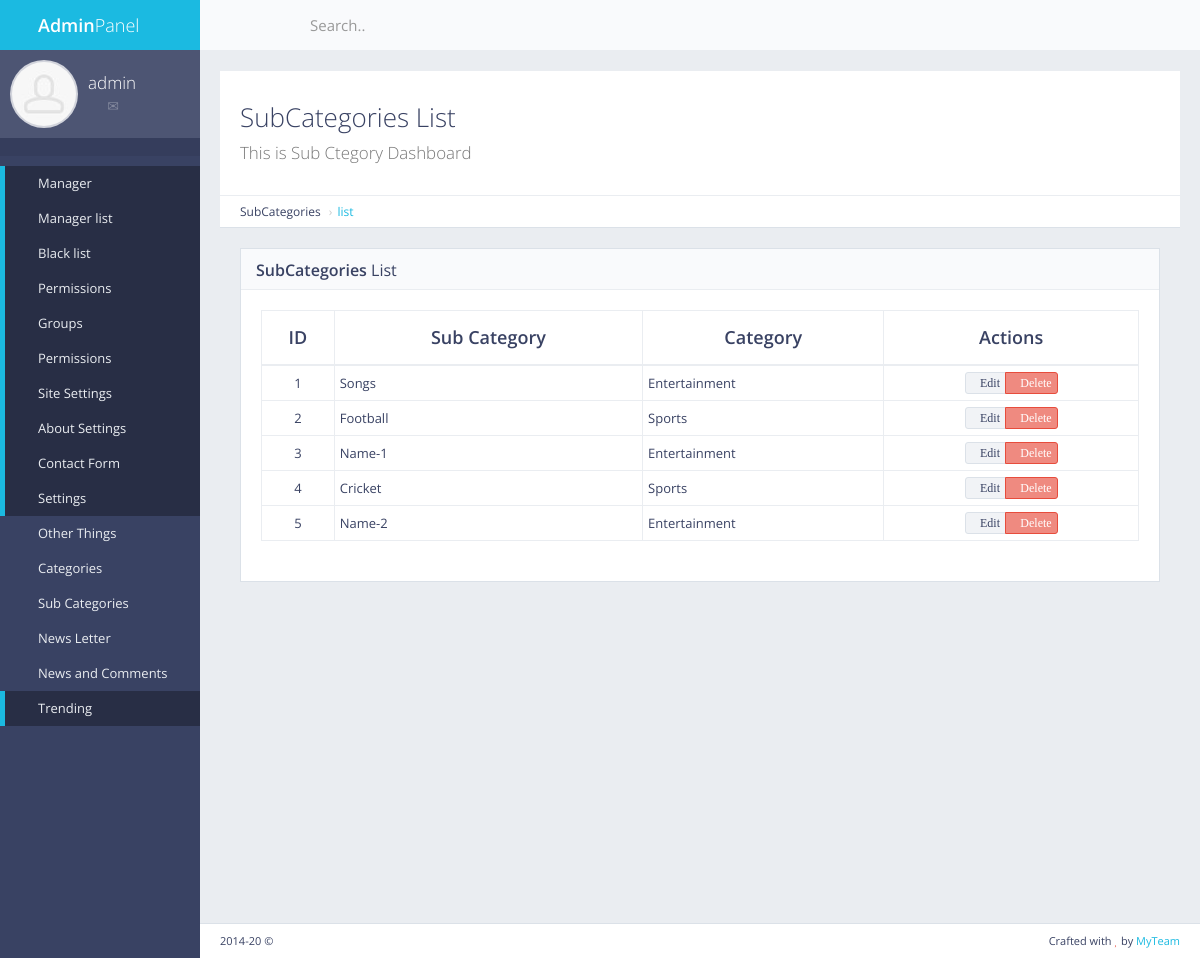
The app's page /panel/subcategories/list/ (signed in) with its own data.
### subcat/models.py (models this page shows, shortened)
class SubCat(models.Model):
    name = models.CharField(max_length=250)
    catname = models.CharField(max_length=250)
    catid = models.IntegerField()

### subcat/views.py (the view)
# urls.py: path('panel/subcategories/list/', views.subcat_list, name='subcat_list'),
def subcat_list(request):
    if not request.user.is_authenticated:
        return redirect('mylogin')
    subcat = SubCat.objects.all()
    return render(request, 'back/subcat_list.html', {'subcat':subcat})

### myapp/templatetags/extra_auth.py (called while the page is built)
@register.filter(name="has_group")
def has_group(user, group_name):
    return user.groups.filter(name=group_name).exists()

### myapp/templates/back/subcat_list.html (shortened to what this page needs)
{% extends "back/master.html" %}
{% load static%}
{% block mainblock %}
    <div id="page-content">
        <div class="content-header">
            <div class="header-section">
                <h1>
                    <i class="fa fa-table"></i>SubCategories List<br><small>This is Sub Ctegory Dashboard</small>
                </h1>
            </div>
        </div>
        <ul class="breadcrumb breadcrumb-top">
            <li>SubCategories</li>
            <li><a href="/panel/categories/list/">list</a></li>
        </ul>
        <div class="block full">
            <div class="block-title">
                <h2><strong>SubCategories</strong> List</h2>
            </div>
            <div class="table-responsive">
                <table id="example-datatable" class="table table-vcenter table-condensed table-bordered">
                    <thead>
                    <tr>
                        <th class="text-center">ID</th>
                        <th class="text-center">Sub Category</th>
                        <th class="text-center">Category</th>
                        <th class="text-center">Actions</th>
                    </tr>
                    </thead>
                    <tbody>
                    {% for c in subcat %}
                        <tr>
                            <td class="text-center ">{{c.pk}}</td>
                            <td>{{c.name}}</td>
                            <td>{{c.catname}}</td>
                            <td class="text-center">
                                <div class="btn-group">
                                    <a href="" data-toggle="tooltip" title="Edit" class="btn btn-xs btn-default"><i class="fa fa-pencil">Edit</i></a>
                                    <a href="" data-toggle="tooltip" title="Delete" class="btn btn-xs btn-danger"><i class="fa fa-times">Delete</i></a>
                                </div>
                            </td>
                        </tr>
                    {% endfor %}
                    </tbody>
                </table>
            </div>
        </div>
    </div>
{% endblock %}

### myapp/templates/back/master.html (shortened to what this page needs)
{% load static %}
{% load extra_auth %}
{% if user.is_authenticated %}
<!DOCTYPE html>
 <html class="no-js" lang="en">
<head>
    <link rel="stylesheet" href="{% static "back/css/bootstrap.min.css" %}">
    <link rel="stylesheet" href="{% static "back/css/plugins.css" %}">
    <link rel="stylesheet" href="{% static "back/css/main.css" %}">
    <link rel="stylesheet" href="{% static "back/css/themes.css" %}">
</head>
<body>
<div id="page-wrapper">
    <div id="page-container" class="sidebar-partial sidebar-visible-lg sidebar-no-animations">
        <div id="sidebar">
            <div id="sidebar-scroll">
                <div class="sidebar-content">
                    <a href="{% url 'panel' %}" class="sidebar-brand">
                        <i class="gi gi-flash"></i><span class="sidebar-nav-mini-hide"><strong>Admin</strong>Panel</span>
                    </a>
                    <div class="sidebar-section sidebar-user clearfix sidebar-nav-mini-hide">
                        <div class="sidebar-user-avatar">
                            <a href="page_ready_user_profile.html">
                                <img src="{% static "back/img/placeholders/avatars/avatar2.jpg" %}" alt="avatar">
                            </a>
                        </div>
                        <div class="sidebar-user-name">{{request.user}}</div>
                        <div class="sidebar-user-links">
                            <a href="page_ready_user_profile.html" data-toggle="tooltip" data-placement="bottom" title="Profile"><i class="gi gi-user"></i></a>
                            <a href="page_ready_inbox.html" data-toggle="tooltip" data-placement="bottom" title="Messages"><i class="gi gi-envelope"></i></a>
                            <a href="{% url 'change_pass' %}" class="enable-tooltip" data-placement="bottom" title="Settings"><i class="gi gi-cogwheel"></i></a>
                            <a href="{% url 'mylogout' %}" data-toggle="tooltip" data-placement="bottom" title="Logout"><i class="gi gi-exit"></i></a>
                        </div>
                    </div>
                    <ul class="sidebar-section sidebar-themes clearfix sidebar-nav-mini-hide">
                    </ul>
                    <ul class="sidebar-nav">
                        {% if perms.main.master_user %}
                        {% if request.user|has_group:"masteruser" %}
                        <li>
                            <a href="{% url 'panel' %}" class=" active"><i class="gi gi-stopwatch sidebar-nav-icon"></i><span class="sidebar-nav-mini-hide">Manager</span></a>
                        </li>
                        <li>
                            <a href="{% url 'manager_list' %}" class=" active"><i class="fa fa-angle-left sidebar-nav-indicator sidebar-nav-mini-hide"></i><i class="gi gi-show_big_thumbnails sidebar-nav-icon"></i><span class="sidebar-nav-mini-hide">Manager list</span></a>
                        </li>
                            <li>
                                <a href="{% url 'black_list' %}" class=" active"><i class="fa fa-angle-left sidebar-nav-indicator sidebar-nav-mini-hide"></i><i class="gi gi-show_big_thumbnails sidebar-nav-icon"></i><span class="sidebar-nav-mini-hide">Black list</span></a>
                            </li>
                            {% endif %}
                        <li>
                            <a href="{% url 'panel' %}" class=" active"><i class="gi gi-stopwatch sidebar-nav-icon"></i><span class="sidebar-nav-mini-hide">Permissions</span></a>
                        </li>
                        <li>
                            <a href="{% url 'manager_group' %}" class=" active"><i class="fa fa-angle-left sidebar-nav-indicator sidebar-nav-mini-hide"></i><i class="gi gi-show_big_thumbnails sidebar-nav-icon"></i><span class="sidebar-nav-mini-hide">Groups</span></a>
                        </li>
                            <li>
                                <a href="{% url 'manager_perms' %}" class=" active"><i class="fa fa-angle-left sidebar-nav-indicator sidebar-nav-mini-hide"></i><i class="gi gi-show_big_thumbnails sidebar-nav-icon"></i><span class="sidebar-nav-mini-hide">Permissions</span></a>
                            </li>
                        <li>
                            <a href="{% url 'site_settings' %}" class=" active"><i class="gi gi-stopwatch sidebar-nav-icon"></i><span class="sidebar-nav-mini-hide">Site Settings</span></a>
                        </li>
                        <li>
                            <a href="{% url 'about_settings' %}" class=" active"><i class="fa fa-angle-left sidebar-nav-indicator sidebar-nav-mini-hide"></i><i class="gi gi-show_big_thumbnails sidebar-nav-icon"></i><span class="sidebar-nav-mini-hide">About Settings</span></a>
                        </li>
                        <li>
                            <a href="{% url 'contact_show' %}" class=" active"><i class="fa fa-angle-left sidebar-nav-indicator sidebar-nav-mini-hide"></i><i class="gi gi-show_big_thumbnails sidebar-nav-icon"></i><span class="sidebar-nav-mini-hide">Contact Form</span></a>
                        </li>
                        <li>
                            <a href="{% url 'site_settings' %}" class=" active"><i class="fa fa-angle-left sidebar-nav-indicator sidebar-nav-mini-hide"></i><i class="gi gi-show_big_thumbnails sidebar-nav-icon"></i><span class="sidebar-nav-mini-hide">Settings</span></a>
                        </li>
                        {% endif %}
                        <li>
                            <a href="{% url 'site_settings' %}" class="sidebar-nav-menu"><i class="gi gi-stopwatch sidebar-nav-icon"></i><span class="sidebar-nav-mini-hide">Other Things</span></a>
                        </li>
                        <li>
                            <a href="#" class="sidebar-nav-menu"><i class="fa fa-angle-left sidebar-nav-indicator sidebar-nav-mini-hide"></i><i class="gi gi-show_big_thumbnails sidebar-nav-icon"></i><span class="sidebar-nav-mini-hide">Categories</span></a>
                        </li>
                        <li>
                            <a href="#" class="sidebar-nav-menu"><i class="fa fa-angle-left sidebar-nav-indicator sidebar-nav-mini-hide"></i><i class="gi gi-show_big_thumbnails sidebar-nav-icon"></i><span class="sidebar-nav-mini-hide">Sub Categories</span></a>
                        </li>
                        <li>
                            <a href="#" class="sidebar-nav-menu"><i class="fa fa-angle-left sidebar-nav-indicator sidebar-nav-mini-hide"></i><i class="gi gi-show_big_thumbnails sidebar-nav-icon"></i><span class="sidebar-nav-mini-hide">News Letter</span></a>
                        </li>
                        <li>
                            <a href="#" class="sidebar-nav-menu"><i class="fa fa-angle-left sidebar-nav-indicator sidebar-nav-mini-hide"></i><i class="gi gi-show_big_thumbnails sidebar-nav-icon"></i><span class="sidebar-nav-mini-hide">News and Comments</span></a>
                        </li>
                        <li>
                            <a href="{% url 'trending_add' %}" class=" active"><i class="fa fa-angle-left sidebar-nav-indicator sidebar-nav-mini-hide"></i><i class="gi gi-show_big_thumbnails sidebar-nav-icon"></i><span class="sidebar-nav-mini-hide">Trending</span></a>
                        </li>
                    </ul>
                </div>
            </div>
        </div>
        <div id="main-container">
            <header class="navbar navbar-default">
                <ul class="nav navbar-nav-custom">
                    <li>
                        <a href="javascript:void(0)" onclick="App.sidebar('toggle-sidebar');this.blur();">
                            <i class="fa fa-bars fa-fw"></i>
                        </a>
                    </li>
                    <li class="dropdown">
                        <a href="javascript:void(0)" class="dropdown-toggle" data-toggle="dropdown">
                            <i class="gi gi-settings"></i>
                        </a>
                    </li>
                </ul>
                <form action="page_ready_search_results.html" method="post" class="navbar-form-custom">
                    <div class="form-group">
                        <input type="text" id="top-search" name="top-search" class="form-control" placeholder="Search..">
                    </div>
                </form>
            </header>
            <div id="page-content">
                {% block mainblock %}
                {% endblock %}
            </div>
            <footer class="clearfix">
                <div class="pull-right">
                    Crafted with <i class="fa fa-heart text-danger"></i> by <a href="#" target="_blank">MyTeam</a>
                </div>
                <div class="pull-left">
                    <span id="year-copy"></span> &copy;
                </div>
            </footer>
        </div>
    </div>
</div>
</body>
</html>
{% else %}
Please Login
{% endif %}

### records on screen
SubCat: pk "1", name "Songs", catname "Entertainment"
SubCat: pk "2", name "Football", catname "Sports"
SubCat: pk "3", name "Name-1", catname "Entertainment"
SubCat: pk "4", name "Cricket", catname "Sports"
SubCat: pk "5", name "Name-2", catname "Entertainment"

### other values on screen
{{ request.user }} "admin"
